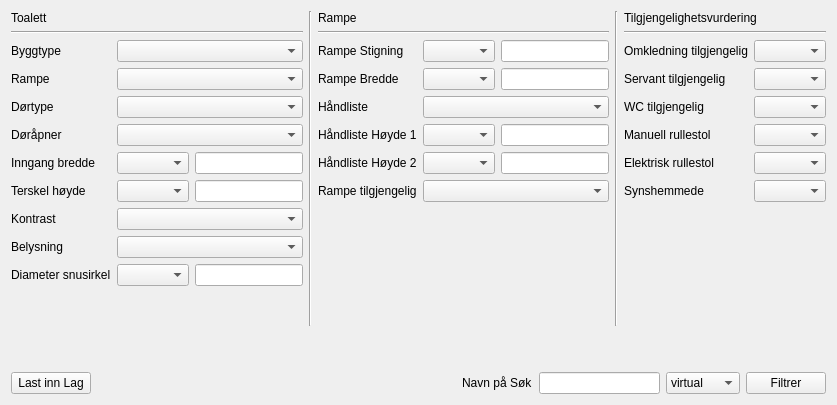
               <widget class="QWidget" name="tab_15">
                <attribute name="title">
                 <string>Toalett</string>
                </attribute>
                <layout class="QVBoxLayout" name="verticalLayout_68">
                 <item>
                  <layout class="QVBoxLayout" name="verticalLayout_67">
                   <item>
                    <layout class="QHBoxLayout" name="horizontalLayout_105">
                     <item>
                      <layout class="QVBoxLayout" name="verticalLayout_64">
                       <item>
                        <widget class="QLabel" name="label_156">
                         <property name="text">
                          <string>Toalett</string>
                         </property>
                        </widget>
                       </item>
                       <item>
                        <widget class="Line" name="line_43">
                         <property name="orientation">
                          <enum>Qt::Horizontal</enum>
                         </property>
                        </widget>
                       </item>
                       <item>
                        <layout class="QFormLayout" name="formLayout_28">
                         <item row="0" column="0">
                          <widget class="QLabel" name="label_141">
                           <property name="text">
                            <string>Byggtype</string>
                           </property>
                          </widget>
                         </item>
                         <item row="0" column="1">
                          <widget class="QComboBox" name="comboBox_53"/>
                         </item>
                         <item row="1" column="0">
                          <widget class="QLabel" name="label_142">
                           <property name="text">
                            <string>Rampe</string>
                           </property>
                          </widget>
                         </item>
                         <item row="1" column="1">
                          <widget class="QComboBox" name="comboBox_54"/>
                         </item>
                         <item row="2" column="0">
                          <widget class="QLabel" name="label_143">
                           <property name="text">
                            <string>Dørtype</string>
                           </property>
                          </widget>
                         </item>
                         <item row="2" column="1">
                          <widget class="QComboBox" name="comboBox_55"/>
                         </item>
                         <item row="3" column="0">
                          <widget class="QLabel" name="label_150">
                           <property name="text">
                            <string>Døråpner</string>
                           </property>
                          </widget>
                         </item>
                         <item row="3" column="1">
                          <widget class="QComboBox" name="comboBox_62"/>
                         </item>
                         <item row="4" column="0">
                          <widget class="QLabel" name="label_144">
                           <property name="text">
                            <string>Inngang bredde</string>
                           </property>
                          </widget>
                         </item>
                         <item row="4" column="1">
                          <layout class="QHBoxLayout" name="horizontalLayout_97">
                           <item>
                            <widget class="QComboBox" name="comboBox_56"/>
                           </item>
                           <item>
                            <widget class="QLineEdit" name="lineEdit_21"/>
                           </item>
                          </layout>
                         </item>
                         <item row="5" column="0">
                          <widget class="QLabel" name="label_145">
                           <property name="text">
                            <string>Terskel høyde</string>
                           </property>
                          </widget>
                         </item>
                         <item row="5" column="1">
                          <layout class="QHBoxLayout" name="horizontalLayout_98">
                           <item>
                            <widget class="QComboBox" name="comboBox_57"/>
                           </item>
                           <item>
                            <widget class="QLineEdit" name="lineEdit_22"/>
                           </item>
                          </layout>
                         </item>
                         <item row="6" column="0">
                          <widget class="QLabel" name="label_146">
                           <property name="text">
                            <string>Kontrast</string>
                           </property>
                          </widget>
                         </item>
                         <item row="6" column="1">
                          <widget class="QComboBox" name="comboBox_58"/>
                         </item>
                         <item row="7" column="0">
                          <widget class="QLabel" name="label_147">
                           <property name="text">
                            <string>Belysning</string>
                           </property>
                          </widget>
                         </item>
                         <item row="7" column="1">
                          <widget class="QComboBox" name="comboBox_59"/>
                         </item>
                         <item row="8" column="0">
                          <widget class="QLabel" name="label_149">
                           <property name="text">
                            <string>Diameter snusirkel</string>
                           </property>
                          </widget>
                         </item>
                         <item row="8" column="1">
                          <layout class="QHBoxLayout" name="horizontalLayout_99">
                           <item>
                            <widget class="QComboBox" name="comboBox_61"/>
                           </item>
                           <item>
                            <widget class="QLineEdit" name="lineEdit_23"/>
                           </item>
                          </layout>
                         </item>
                        </layout>
                       </item>
                       <item>
                        <spacer name="verticalSpacer_39">
                         <property name="orientation">
                          <enum>Qt::Vertical</enum>
                         </property>
                         <property name="sizeHint" stdset="0">
                          <size>
                           <width>20</width>
                           <height>40</height>
                          </size>
                         </property>
                        </spacer>
                       </item>
                      </layout>
                     </item>
                     <item>
                      <widget class="Line" name="line_45">
                       <property name="orientation">
                        <enum>Qt::Vertical</enum>
                       </property>
                      </widget>
                     </item>
                     <item>
                      <layout class="QVBoxLayout" name="verticalLayout_66">
                       <item>
                        <widget class="QLabel" name="label_rampe_boxs_5">
                         <property name="text">
                          <string>Rampe</string>
                         </property>
                        </widget>
                       </item>
                       <item>
                        <widget class="Line" name="line_47">
                         <property name="orientation">
                          <enum>Qt::Horizontal</enum>
                         </property>
                        </widget>
                       </item>
                       <item>
                        <layout class="QFormLayout" name="formLayout_30">
                         <property name="fieldGrowthPolicy">
                          <enum>QFormLayout::AllNonFixedFieldsGrow</enum>
                         </property>
                         <item row="0" column="0">
                          <widget class="QLabel" name="label_rmp_stigning_5">
                           <property name="text">
                            <string>Rampe Stigning</string>
                           </property>
                          </widget>
                         </item>
                         <item row="0" column="1">
                          <layout class="QHBoxLayout" name="horizontalLayout_100">
                           <item>
                            <widget class="QComboBox" name="comboBox_rmp_stigning_5"/>
                           </item>
                           <item>
                            <widget class="QLineEdit" name="lineEdit_rmp_stigning_5"/>
                           </item>
                          </layout>
                         </item>
                         <item row="1" column="0">
                          <widget class="QLabel" name="label_rmp_bredde_5">
                           <property name="text">
                            <string>Rampe Bredde</string>
                           </property>
                          </widget>
                         </item>
                         <item row="1" column="1">
                          <layout class="QHBoxLayout" name="horizontalLayout_101">
                           <item>
                            <widget class="QComboBox" name="comboBox_rmp_bredde_5"/>
                           </item>
                           <item>
                            <widget class="QLineEdit" name="lineEdit_rmp_bredde_5"/>
                           </item>
                          </layout>
                         </item>
                         <item row="2" column="0">
                          <widget class="QLabel" name="label_handliste_5">
                           <property name="text">
                            <string>Håndliste</string>
                           </property>
                          </widget>
                         </item>
                         <item row="2" column="1">
                          <layout class="QHBoxLayout" name="horizontalLayout_102">
                           <item>
                            <widget class="QComboBox" name="comboBox_handliste_6"/>
                           </item>
                          </layout>
                         </item>
                         <item row="3" column="0">
                          <widget class="QLabel" name="label_hand1_5">
                           <property name="text">
                            <string>Håndliste Høyde 1</string>
                           </property>
                          </widget>
                         </item>
                         <item row="3" column="1">
                          <layout class="QHBoxLayout" name="horizontalLayout_103">
                           <item>
                            <widget class="QComboBox" name="comboBox_hand1_5"/>
                           </item>
                           <item>
                            <widget class="QLineEdit" name="lineEdit_hand1_5"/>
                           </item>
                          </layout>
                         </item>
                         <item row="4" column="0">
                          <widget class="QLabel" name="label_hand2_5">
                           <property name="text">
                            <string>Håndliste Høyde 2</string>
                           </property>
                          </widget>
                         </item>
                         <item row="4" column="1">
                          <layout class="QHBoxLayout" name="horizontalLayout_104">
                           <item>
                            <widget class="QComboBox" name="comboBox_hand2_5"/>
                           </item>
                           <item>
                            <widget class="QLineEdit" name="lineEdit_hand2_5"/>
                           </item>
                          </layout>
                         </item>
                         <item row="5" column="0">
                          <widget class="QLabel" name="label_158">
                           <property name="text">
                            <string>Rampe tilgjengelig</string>
                           </property>
                          </widget>
                         </item>
                         <item row="5" column="1">
                          <widget class="QComboBox" name="comboBox_68"/>
                         </item>
                        </layout>
                       </item>
                       <item>
                        <spacer name="verticalSpacer_41">
                         <property name="orientation">
                          <enum>Qt::Vertical</enum>
                         </property>
                         <property name="sizeHint" stdset="0">
                          <size>
                           <width>20</width>
                           <height>40</height>
                          </size>
                         </property>
                        </spacer>
                       </item>
                      </layout>
                     </item>
                     <item>
                      <widget class="Line" name="line_46">
                       <property name="orientation">
                        <enum>Qt::Vertical</enum>
                       </property>
                      </widget>
                     </item>
                     <item>
                      <layout class="QVBoxLayout" name="verticalLayout_65">
                       <item>
                        <widget class="QLabel" name="label_157">
                         <property name="text">
                          <string>Tilgjengelighetsvurdering</string>
                         </property>
                        </widget>
                       </item>
                       <item>
                        <widget class="Line" name="line_44">
                         <property name="orientation">
                          <enum>Qt::Horizontal</enum>
                         </property>
                        </widget>
                       </item>
                       <item>
                        <layout class="QFormLayout" name="formLayout_29">
                         <item row="0" column="0">
                          <widget class="QLabel" name="label_148">
                           <property name="text">
                            <string>Omkledning tilgjengelig</string>
                           </property>
                          </widget>
                         </item>
                         <item row="0" column="1">
                          <widget class="QComboBox" name="comboBox_60"/>
                         </item>
                         <item row="1" column="0">
                          <widget class="QLabel" name="label_151">
                           <property name="text">
                            <string>Servant tilgjengelig</string>
                           </property>
                          </widget>
                         </item>
                         <item row="1" column="1">
                          <widget class="QComboBox" name="comboBox_63"/>
                         </item>
                         <item row="2" column="0">
                          <widget class="QLabel" name="label_152">
                           <property name="text">
                            <string>WC tilgjengelig</string>
                           </property>
                          </widget>
                         </item>
                         <item row="2" column="1">
                          <widget class="QComboBox" name="comboBox_64"/>
                         </item>
                         <item row="3" column="0">
                          <widget class="QLabel" name="label_153">
                           <property name="text">
                            <string>Manuell rullestol</string>
                           </property>
                          </widget>
                         </item>
                         <item row="3" column="1">
                          <widget class="QComboBox" name="comboBox_65"/>
                         </item>
                         <item row="4" column="0">
                          <widget class="QLabel" name="label_154">
                           <property name="text">
                            <string>Elektrisk rullestol</string>
                           </property>
                          </widget>
                         </item>
                         <item row="4" column="1">
                          <widget class="QComboBox" name="comboBox_66"/>
                         </item>
                         <item row="5" column="0">
                          <widget class="QLabel" name="label_155">
                           <property name="text">
                            <string>Synshemmede</string>
                           </property>
                          </widget>
                         </item>
                         <item row="5" column="1">
                          <widget class="QComboBox" name="comboBox_67"/>
                         </item>
                        </layout>
                       </item>
                       <item>
                        <spacer name="verticalSpacer_40">
                         <property name="orientation">
                          <enum>Qt::Vertical</enum>
                         </property>
                         <property name="sizeHint" stdset="0">
                          <size>
                           <width>20</width>
                           <height>40</height>
                          </size>
                         </property>
                        </spacer>
                       </item>
                      </layout>
                     </item>
                    </layout>
                   </item>
                   <item>
                    <spacer name="verticalSpacer_42">
                     <property name="orientation">
                      <enum>Qt::Vertical</enum>
                     </property>
                     <property name="sizeHint" stdset="0">
                      <size>
                       <width>20</width>
                       <height>40</height>
                      </size>
                     </property>
                    </spacer>
                   </item>
                   <item>
                    <layout class="QHBoxLayout" name="horizontalLayout_106">
                     <item>
                      <widget class="QPushButton" name="pushButton_LastInngang_11">
                       <property name="text">
                        <string>Last inn Lag</string>
                       </property>
                      </widget>
                     </item>
                     <item>
                      <spacer name="horizontalSpacer_16">
                       <property name="orientation">
                        <enum>Qt::Horizontal</enum>
                       </property>
                       <property name="sizeHint" stdset="0">
                        <size>
                         <width>40</width>
                         <height>20</height>
                        </size>
                       </property>
                      </spacer>
                     </item>
                     <item>
                      <layout class="QHBoxLayout" name="horizontalLayout_107">
                       <item>
                        <widget class="QLabel" name="label_159">
                         <property name="text">
                          <string>Navn på Søk</string>
                         </property>
                        </widget>
                       </item>
                       <item>
                        <widget class="QLineEdit" name="lineEdit_navn_paa_sok_inngang_10"/>
                       </item>
                       <item>
                        <widget class="QComboBox" name="comboBox_sok_metode_10">
                         <item>
                          <property name="text">
                           <string>virtual</string>
                          </property>
                         </item>
                         <item>
                          <property name="text">
                           <string>memory</string>
                          </property>
                         </item>
                        </widget>
                       </item>
                       <item>
                        <widget class="QPushButton" name="pushButton_filtrerInngang_10">
                         <property name="text">
                          <string>Filtrer</string>
                         </property>
                        </widget>
                       </item>
                      </layout>
                     </item>
                    </layout>
                   </item>
                  </layout>
                 </item>
                </layout>
               </widget>
